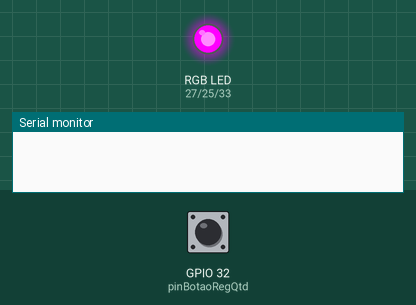
This sketch was run on a simulated ESP32. Shown: an RGB LED mixed from three pins (HIGH = lit), the last lines printed to the serial monitor. The inputs (shaded band) are chosen by the test bench; at power-on: GPIO 32 (pinBotaoRegQtd) HIGH.

Above: at 4.2 s.
4.3 s: GPIO 32 (pinBotaoRegQtd) pulled LOW for 0.15 s
At 5.7 s:
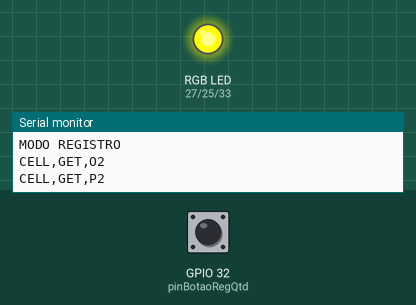
6.0 s: GPIO 32 (pinBotaoRegQtd) pulled LOW for 1 s
At 9.3 s:
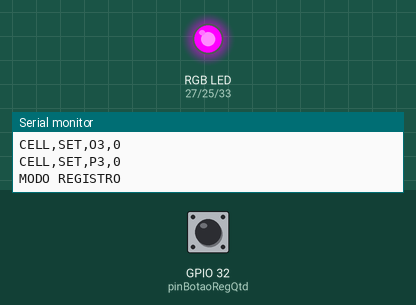
10.0 s: GPIO 32 (pinBotaoRegQtd) pulled LOW for 3.2 s
At 14.1 s:
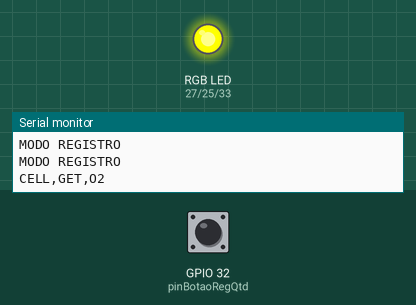
Timing chart, 0 to 15.6 s (numbered marks = the images above; inputs shaded):
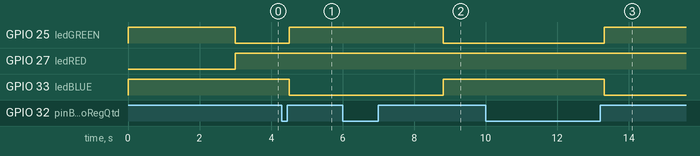

Measured:
- after the input at 4.3 s, GPIO 25 (ledGREEN): LOW → HIGH after 0.20 s; GPIO 33 (ledBLUE): HIGH → LOW after 0.20 s
- after the input at 6.0 s, GPIO 25 (ledGREEN): HIGH → LOW after 2.8 s; GPIO 33 (ledBLUE): LOW → HIGH after 2.8 s
- after the input at 10.0 s, GPIO 25 (ledGREEN): LOW → HIGH after 3.3 s; GPIO 33 (ledBLUE): HIGH → LOW after 3.3 s

The sketch:

REMOTA_REV_4.ino
```cpp
/*
   REV. 3 ULTIMA ATUALIZACAO 10/01/2019
   PROGRAMADOR E DESENVOLVEDOR: ELIEZER MORAES SILVA
*/

// ****************************************************************
// ******************* REMOTA RFID ALMOXARIFADO *******************
// ****************************************************************

// INTERVALO DE CÓDIGOS DO EL0111 AO EL1000

#define delayScan 150
#define delayPareamento 3000 // 3 segundos
#define quantidadeProdutos 1000
#define ledRED 27
#define ledGREEN 25
#define ledBLUE 33
#define pinBotaoRegQtd 32

void atualizacaoHOSTparaREMOTA();
void registrarQuantidades();
void atualizaExcel();
void botaoRegistro();
void atualizaExcelColunaEspelho();
void setColorRGB();

String conteudo = "";
String codigoPartNumber = "";
String charPartNumber = "";
String quantity = "";
String comandoSETCelulaQuantidadeExcel = "CELL,SET,O";
String comandoSETCelulaADDExcel = "CELL,SET,P";
String comandoGETCelulaQuantidadeExcel = "CELL,GET,O";
String comandoGETCelulaADDExcel = "CELL,GET,P";
String comandoSETCelulaQuantidadeExcelEspelho = "CELL,SET,Q";

bool modoRegistrar = true;
bool modoRegistarAnterior = true;
bool modoRegistro = true;
bool stopExcel = false;

int valorCorrecaoQuantidade = 0;
int posicaoRegistro = 110;
int posicaoLinhaExcel = 1;
int Reset = 0;
int dadosRecebidos = 110;

void setup() {

  Serial.begin(38400);
  Serial1.begin(9600, SERIAL_8N1, 4, 2);   // INTERFACE DE COMUNICAÇÃO UART HC-12

  pinMode(ledRED, OUTPUT);
  pinMode(ledGREEN, OUTPUT);
  pinMode(ledBLUE, OUTPUT);
  pinMode(pinBotaoRegQtd, INPUT_PULLUP);

  digitalWrite(ledRED, 0); // LED INDICADOR VERMELHO
  digitalWrite(ledGREEN, 150);
  digitalWrite(ledBLUE, 150);

  delay(delayPareamento); //Espera 30 segundos para garantir o pareamento completo com a HOST

}

void loop() {

  botaoRegistro();

  if (modoRegistro) {

    setColorRGB(150, 0, 150); // LED INDICADOR VERDE
    atualizacaoHOSTparaREMOTA();

  } else if (!modoRegistro) {

    setColorRGB(150, 150, 0); // LED INDICADOR AZUL
    registrarQuantidades();

  }

  delay(delayScan);

}

void atualizacaoHOSTparaREMOTA() {

  if (Serial1.available()) {

    conteudo = Serial1.readStringUntil('\n');

    if (conteudo.length() <= 9) {

      dadosRecebidos++;

      charPartNumber = conteudo.indexOf(',');
      codigoPartNumber = conteudo.substring(0, charPartNumber.toInt());
      quantity = conteudo.substring(charPartNumber.toInt() + 1, conteudo.length());

      /*Serial.print("STRING RECEBIDA: ");
        Serial.println(conteudo);
        Serial.print("PART NUMBER: ");
        Serial.println(codigoPartNumber);
        Serial.print("QUANTIDADE: ");
        Serial.println(quantity);*/

      if (!stopExcel && dadosRecebidos == quantidadeProdutos) {

        stopExcel = true;
        dadosRecebidos = 110;

      } else if (stopExcel && dadosRecebidos == quantidadeProdutos) {

        stopExcel = false;
        dadosRecebidos = 110;

      }

      if (!stopExcel) atualizaExcel();

      if (stopExcel) atualizaExcelColunaEspelho();

    }
  }
}

void atualizaExcel() {

  codigoPartNumber = codigoPartNumber.toInt() + 1;

  String setQuantidadeCelula = comandoSETCelulaQuantidadeExcel + String(codigoPartNumber) + ',' + quantity.toInt();

  Serial.println(setQuantidadeCelula);

}

void atualizaExcelColunaEspelho() {

  codigoPartNumber = codigoPartNumber.toInt() + 1;

  String setQuantidadeCelula = comandoSETCelulaQuantidadeExcelEspelho + String(codigoPartNumber) + ',' + quantity.toInt();

  Serial.println(setQuantidadeCelula);

}

void botaoRegistro() {

  modoRegistrar = digitalRead(pinBotaoRegQtd);

  if (modoRegistrar && !modoRegistarAnterior) {

    modoRegistro = !modoRegistro;
    posicaoRegistro = 110;
    posicaoLinhaExcel = 1;
    Serial.println("MODO REGISTRO");

  }
  modoRegistarAnterior = modoRegistrar;
}

void registrarQuantidades() {

  posicaoRegistro++;
  posicaoLinhaExcel++;

  Serial.println(comandoGETCelulaQuantidadeExcel + String(posicaoLinhaExcel));  //COLUNA O
  int TEMPAnt = Serial.parseInt();

  Serial.println(comandoGETCelulaADDExcel + String(posicaoLinhaExcel));         //COLUNA P
  int TEMP = Serial.parseInt();

  valorCorrecaoQuantidade = TEMPAnt + TEMP;

  String setQuantidadeCelula = comandoSETCelulaQuantidadeExcel + String(posicaoLinhaExcel) + ',' + String(valorCorrecaoQuantidade);
  Serial.println(setQuantidadeCelula);

  String setReset = comandoSETCelulaADDExcel + String(posicaoLinhaExcel) + ',' + String(Reset);
  Serial.println(setReset);

  Serial1.println(String(posicaoRegistro) + ',' + String(valorCorrecaoQuantidade));

  if (posicaoRegistro == quantidadeProdutos) {

    posicaoRegistro = 110;
    posicaoLinhaExcel = 1;
    modoRegistro = true;

  }
}

void setColorRGB(int vermelho, int verde, int azul) {

#ifdef COMMON_ANODE
  vermelho = 255 - vermelho;
  verde = 255 - verde;
  azul = 255 - azul;
#endif

  digitalWrite(ledRED, vermelho);
  digitalWrite(ledGREEN, verde);
  digitalWrite(ledBLUE, azul);

}
```
